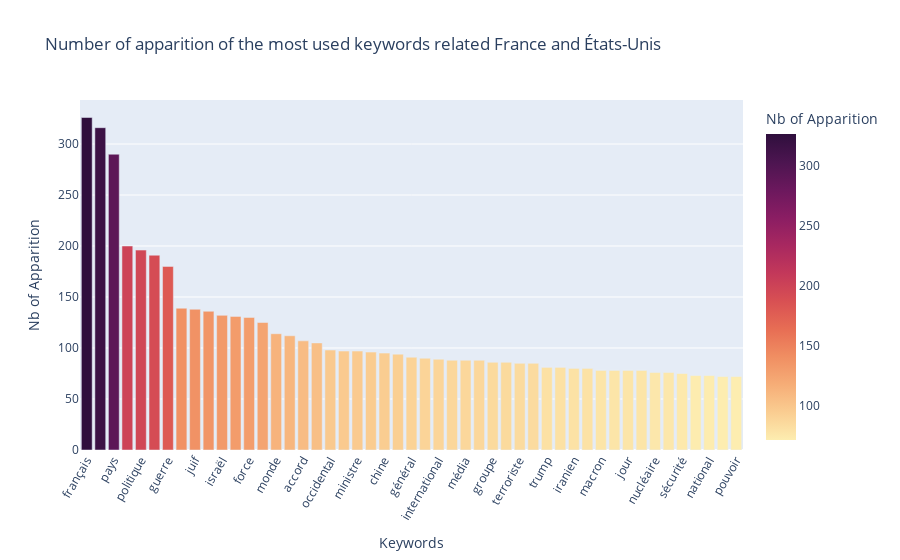

Notebook code cell kept with this figure:
### Code cell
fig = px.bar(df_kws,title=f'Number of apparition of the most used keywords related {country1} and {country2}',x='Keywords',y='Nb of Apparition',color="Nb of Apparition",color_continuous_scale=px.colors.sequential.matter)
fig.update_layout(xaxis_tickangle=-60)
fig.show()

### Figure 1 — Plotly figure (JSON) as saved in the notebook; plotly's stock layout.template omitted (floating-point values rounded to 4 significant figures)
{"data": [{"alignmentgroup": "True", "hovertemplate": "Keywords=%{x}<br>Nb of Apparition=%{marker.color}<extra></extra>", "legendgroup": "", "marker": {"color": [326, 316, 290, 200, 196, 191, 180, 139, 138, 136, 132, 131, 130, 125, 114, 112, 107, 105, 98, 97, 97, 96, 95, 94, 91, 90, 89, 88, 88, 88, 86, 86, 85, 85, 81, 81, 80, 80, 78, 78, 78, 78, 76, 76, 75, 73, 73, 72, 72], "coloraxis": "coloraxis", "pattern": {"shape": ""}}, "name": "", "offsetgroup": "", "orientation": "v", "showlegend": false, "textposition": "auto", "type": "bar", "x": ["français", "américain", "pays", "état", "politique", "président", "guerre", "militaire", "juif", "grand", "israël", "européen", "force", "iran", "monde", "affaire", "accord", "armée", "occidental", "russie", "ministre", "russe", "chine", "nouveau", "général", "étranger", "international", "an", "média", "information", "groupe", "israélien", "terroriste", "afrique", "trump", "dernier", "iranien", "europe", "macron", "année", "jour", "gouvernement", "nucléaire", "washington", "sécurité", "peuple", "national", "intérêt", "pouvoir"], "xaxis": "x", "y": [326, 316, 290, 200, 196, 191, 180, 139, 138, 136, 132, 131, 130, 125, 114, 112, 107, 105, 98, 97, 97, 96, 95, 94, 91, 90, 89, 88, 88, 88, 86, 86, 85, 85, 81, 81, 80, 80, 78, 78, 78, 78, 76, 76, 75, 73, 73, 72, 72], "yaxis": "y"}], "layout": {"barmode": "relative", "coloraxis": {"colorbar": {"title": {"text": "Nb of Apparition"}}, "colorscale": [[0, "rgb(253, 237, 176)"], [0.09091, "rgb(250, 205, 145)"], [0.1818, "rgb(246, 173, 119)"], [0.2727, "rgb(240, 142, 98)"], [0.3636, "rgb(231, 109, 84)"], [0.4545, "rgb(216, 80, 83)"], [0.5455, "rgb(195, 56, 90)"], [0.6364, "rgb(168, 40, 96)"], [0.7273, "rgb(138, 29, 99)"], [0.8182, "rgb(107, 24, 93)"], [0.9091, "rgb(76, 21, 80)"], [1, "rgb(47, 15, 61)"]]}, "legend": {"tracegroupgap": 0}, "title": {"text": "Number of apparition of the most used keywords related France and États-Unis"}, "xaxis": {"anchor": "y", "domain": [0, 1], "tickangle": -60, "title": {"text": "Keywords"}}, "yaxis": {"anchor": "x", "domain": [0, 1], "title": {"text": "Nb of Apparition"}}}}
